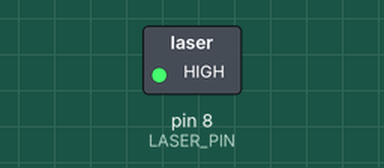
Recording of a sketch running on a simulated Arduino Uno, built with avr-gcc and run on an emulated ATmega328P. Parts: switched loads named in the sketch (green lamp = pin HIGH). Dashed ring = blinking. What the sketch prints to the serial monitor is not drawn.

Above: at 0.5 s.
Timing chart, 0 to 4.6 s (numbered marks = the images above):
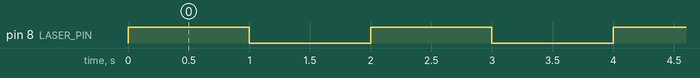

Measured:
- by itself, pin 8 (LASER_PIN): alternates HIGH for 1.0 s and LOW for 1.0 s

The sketch:

arduino.ino
```cpp
#define LASER_PIN 8

void setup() {
  Serial.begin(9600);
  pinMode(LASER_PIN, OUTPUT);
  digitalWrite(LASER_PIN, LOW);
  Serial.println("650nm Laser Ready — never point at eyes");
}

void loop() {
  digitalWrite(LASER_PIN, HIGH);
  delay(1000);
  digitalWrite(LASER_PIN, LOW);
  delay(1000);
}
```
